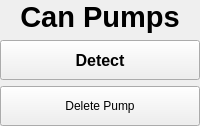
                 <widget class="QWidget" name="can_tab_2">
                  <layout class="QVBoxLayout" name="verticalLayout_45">
                   <property name="margin">
                    <number>0</number>
                   </property>
                   <item>
                    <widget class="QLabel" name="can_title_2">
                     <property name="sizePolicy">
                      <sizepolicy hsizetype="Preferred" vsizetype="Maximum">
                       <horstretch>0</horstretch>
                       <verstretch>0</verstretch>
                      </sizepolicy>
                     </property>
                     <property name="font">
                      <font>
                       <pointsize>22</pointsize>
                       <weight>75</weight>
                       <bold>true</bold>
                      </font>
                     </property>
                     <property name="text">
                      <string>Can Pumps</string>
                     </property>
                     <property name="alignment">
                      <set>Qt::AlignCenter</set>
                     </property>
                     <property name="margin">
                      <number>0</number>
                     </property>
                     <property name="indent">
                      <number>-1</number>
                     </property>
                    </widget>
                   </item>
                   <item>
                    <widget class="QPushButton" name="can_detect_button_2">
                     <property name="sizePolicy">
                      <sizepolicy hsizetype="MinimumExpanding" vsizetype="Maximum">
                       <horstretch>0</horstretch>
                       <verstretch>0</verstretch>
                      </sizepolicy>
                     </property>
                     <property name="minimumSize">
                      <size>
                       <width>0</width>
                       <height>40</height>
                      </size>
                     </property>
                     <property name="font">
                      <font>
                       <pointsize>12</pointsize>
                       <weight>75</weight>
                       <bold>true</bold>
                      </font>
                     </property>
                     <property name="text">
                      <string>Detect</string>
                     </property>
                    </widget>
                   </item>
                   <item>
                    <widget class="QPushButton" name="pump_delete_button_2">
                     <property name="sizePolicy">
                      <sizepolicy hsizetype="MinimumExpanding" vsizetype="Fixed">
                       <horstretch>0</horstretch>
                       <verstretch>0</verstretch>
                      </sizepolicy>
                     </property>
                     <property name="minimumSize">
                      <size>
                       <width>0</width>
                       <height>40</height>
                      </size>
                     </property>
                     <property name="text">
                      <string>Delete Pump</string>
                     </property>
                    </widget>
                   </item>
                  </layout>
                 </widget>
